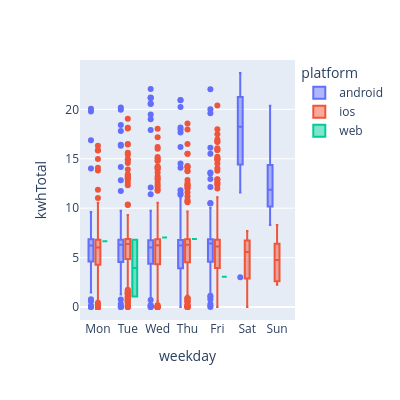

Write notebook code for a chart like this one.
### Code cell
#plotly boxplot
px.box(
    data_frame=ev_df, x='weekday', y='kwhTotal'
    ,width=400, height=400
    ,category_orders=weekday_orders
    ,color='platform'
)

### Figure 1 — Plotly figure (JSON) as saved in the notebook; plotly's stock layout.template omitted (floating-point values rounded to 4 significant figures; data arrays with more than 128 entries replaced by an {"elided": "..."} marker saying what was removed)
{"data": [{"alignmentgroup": "True", "hovertemplate": "platform=android<br>weekday=%{x}<br>kwhTotal=%{y}<extra></extra>", "legendgroup": "android", "marker": {"color": "#636efa"}, "name": "android", "notched": false, "offsetgroup": "android", "orientation": "v", "showlegend": true, "type": "box", "x": {"elided": "1155 str values"}, "x0": " ", "xaxis": "x", "y": {"elided": "1155 float values"}, "y0": " ", "yaxis": "y"}, {"alignmentgroup": "True", "hovertemplate": "platform=ios<br>weekday=%{x}<br>kwhTotal=%{y}<extra></extra>", "legendgroup": "ios", "marker": {"color": "#EF553B"}, "name": "ios", "notched": false, "offsetgroup": "ios", "orientation": "v", "showlegend": true, "type": "box", "x": {"elided": "2234 str values"}, "x0": " ", "xaxis": "x", "y": {"elided": "2234 float values"}, "y0": " ", "yaxis": "y"}, {"alignmentgroup": "True", "hovertemplate": "platform=web<br>weekday=%{x}<br>kwhTotal=%{y}<extra></extra>", "legendgroup": "web", "marker": {"color": "#00cc96"}, "name": "web", "notched": false, "offsetgroup": "web", "orientation": "v", "showlegend": true, "type": "box", "x": ["Thu", "Mon", "Tue", "Wed", "Fri", "Tue"], "x0": " ", "xaxis": "x", "y": [6.88, 6.65, 6.8, 7.03, 3.07, 1.07], "y0": " ", "yaxis": "y"}], "layout": {"boxmode": "group", "height": 400, "legend": {"title": {"text": "platform"}, "tracegroupgap": 0}, "margin": {"t": 60}, "width": 400, "xaxis": {"anchor": "y", "categoryarray": ["Mon", "Tue", "Wed", "Thu", "Fri", "Sat", "Sun"], "categoryorder": "array", "domain": [0, 1], "title": {"text": "weekday"}}, "yaxis": {"anchor": "x", "domain": [0, 1], "title": {"text": "kwhTotal"}}}}
